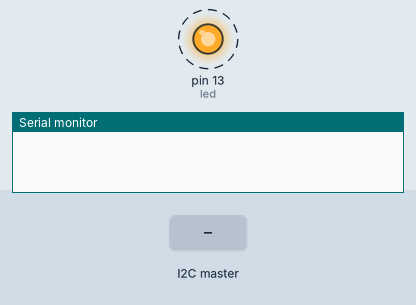
Recording of a sketch running on a simulated Arduino Uno, built with avr-gcc and run on an emulated ATmega328P. Shown: output pins drawn as LEDs (lit = HIGH), the last lines printed to the serial monitor. Dashed ring = blinking. Inputs (shaded band) come from the test bench.

Above: at 0.9 s.
1.3 s: the I2C master sends the byte 200
At 1.9 s:
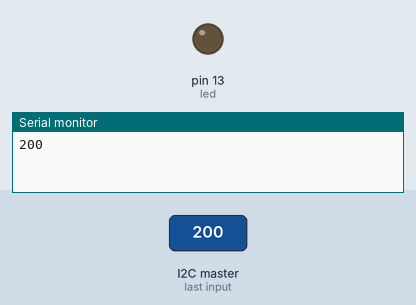
2.9 s: the I2C master sends the byte 1
At 3.1 s:
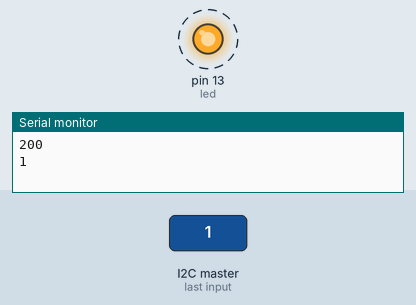
Timing chart, 0 to 11.9 s (numbered marks = the images above; inputs shaded):
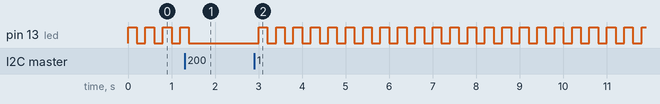

The sketch:

slave_coad_sensor_input.ino
```cpp
#include<Wire.h>
int led=13;
int distance=0;
void setup() {
  // put your setup code here, to run once:
Serial.begin(9600);
pinMode(led,OUTPUT);
Wire.begin(9);
Wire.onReceive(receiveEvent);
}
void receiveEvent(int bytes)
{
  distance=Wire.read();
  Serial.println(distance);
  delay(500);
}
void loop() {
  // put your main code here, to run repeatedly:
 if(distance<=100)
{
  digitalWrite(led,HIGH);
  delay(200);
  digitalWrite(led,LOW);
  delay(200);
}
 else
{
  digitalWrite(led,LOW);
  delay(200);

}
}
```

Measured:
- after the input at 1.3 s, pin 13 (led): goes on until 1.4 s, then stays LOW
- after the input at 2.9 s, pin 13 (led): alternates HIGH for 0.20 s and LOW for 0.20 s, starting after 0.10 s
- by itself, pin 13 (led): alternates HIGH for 0.20 s and LOW for 0.20 s
